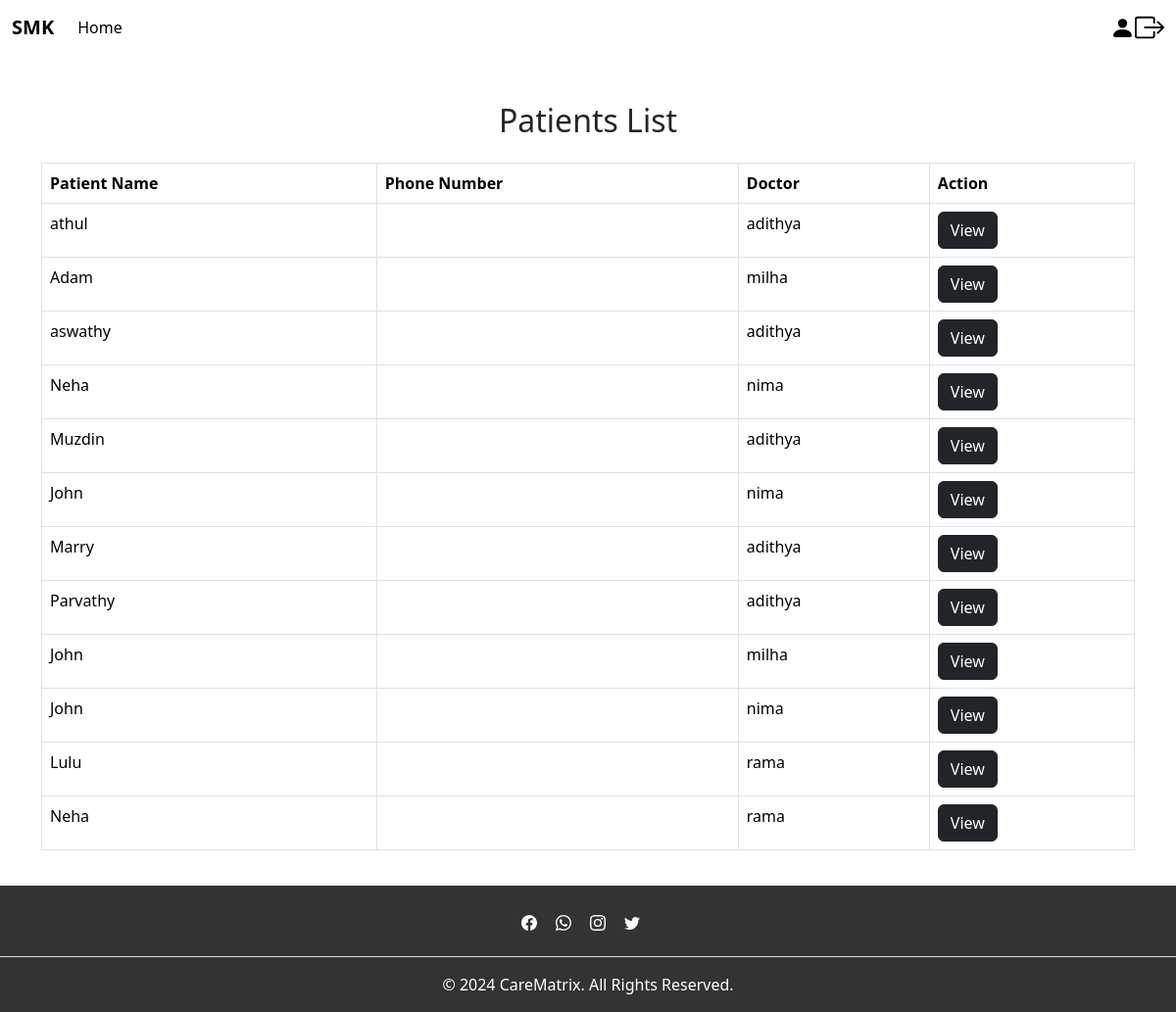
The page /patients_list on the database its author committed.
### app/models.py (models this page shows)
class PatientConsultation(models.Model):
    doctor = models.ForeignKey(CustomUser, on_delete=models.CASCADE, related_name='consultations_as_doctor')
    user_id = models.ForeignKey(CustomUser,on_delete=models.CASCADE, related_name='consultations_as_patient')
    name = models.CharField(max_length=100)
    age = models.IntegerField(validators=[MinValueValidator(0), MaxValueValidator(120)])
    height = models.IntegerField(null=True, validators=[MinValueValidator(0)])
    weight = models.IntegerField(validators=[MinValueValidator(0)])
    state = models.CharField(max_length=100)
    condition = models.TextField()
    medicine = models.TextField()
    created_at = models.DateTimeField(auto_now_add=True)
    status = models.CharField(null=True,blank=True,max_length=100)
    fees = models.DecimalField(max_digits=10, decimal_places=2, default=0.00)
    amount = models.DecimalField(max_digits=10, decimal_places=2, default=0.00)
    commission = models.DecimalField(max_digits=10, decimal_places=2, default=0.00)
    def __str__(self):
        return self.name

class CustomUser(AbstractUser):
    Phonenumber=models.IntegerField(null=True,blank=True,unique=True)
    Age=models.IntegerField(null=True,blank=True)
    Address=models.CharField(null=True,blank=True,max_length=100)
    DOB=models.DateField(null=True,blank=True)
    usertype=models.CharField(max_length=200)
    Image = models.FileField(null=True, blank=True)

### app/views.py (the view)
# urls.py: path('patients_list',views.patients_list,name='patients_list'),
def patients_list(request):
    consultation1 = PatientConsultation.objects.all()
    print(consultation1)
    return render(request, 'admin/patients_list.html', {'consultation': consultation1})

### template/admin/patients_list.html (shortened to what this page needs)
{% extends 'admin/base_admin.html' %}
{% block content %}
<div class="container mt-5" style="height: 100vh;">
    <h2 class="text-center mb-4">Patients List</h2>
    <table class="table table-bordered table-hover">
        <thead class="thead-dark">
            <tr>
                <th>Patient Name</th>
                <th>Phone Number</th>
                <th>Doctor</th>
                <th>Action</th>
            </tr>
        </thead>
        <tbody>
            {% for i in consultation %}
            <tr>
                <td>{{ i.name }}</td>
                <td>{{ i.phone }}</td>
                <td>{{ i.doctor.username }}</td>
                <td>
                    <button type="submit" class="btn btn-dark"><a href="{% url 'patient_details' %}">View</a></button>
                </td>
            </tr>
            {% endfor %}
        </tbody>
    </table>
</div>
{% endblock %}

### template/admin/patients_list.html (style rules this page uses)
a { color: white; text-decoration: none; }

### rows shown on the page
PatientConsultation: name "athul", doctor.username "adithya"
PatientConsultation: name "Adam", doctor.username "milha"
PatientConsultation: name "aswathy", doctor.username "adithya"
PatientConsultation: name "Neha", doctor.username "nima"
PatientConsultation: name "Muzdin", doctor.username "adithya"
PatientConsultation: name "John", doctor.username "nima"
PatientConsultation: name "Marry", doctor.username "adithya"
PatientConsultation: name "Parvathy", doctor.username "adithya"
PatientConsultation: name "John", doctor.username "milha"
PatientConsultation: name "John", doctor.username "nima"
PatientConsultation: name "Lulu", doctor.username "rama"
PatientConsultation: name "Neha", doctor.username "rama"
